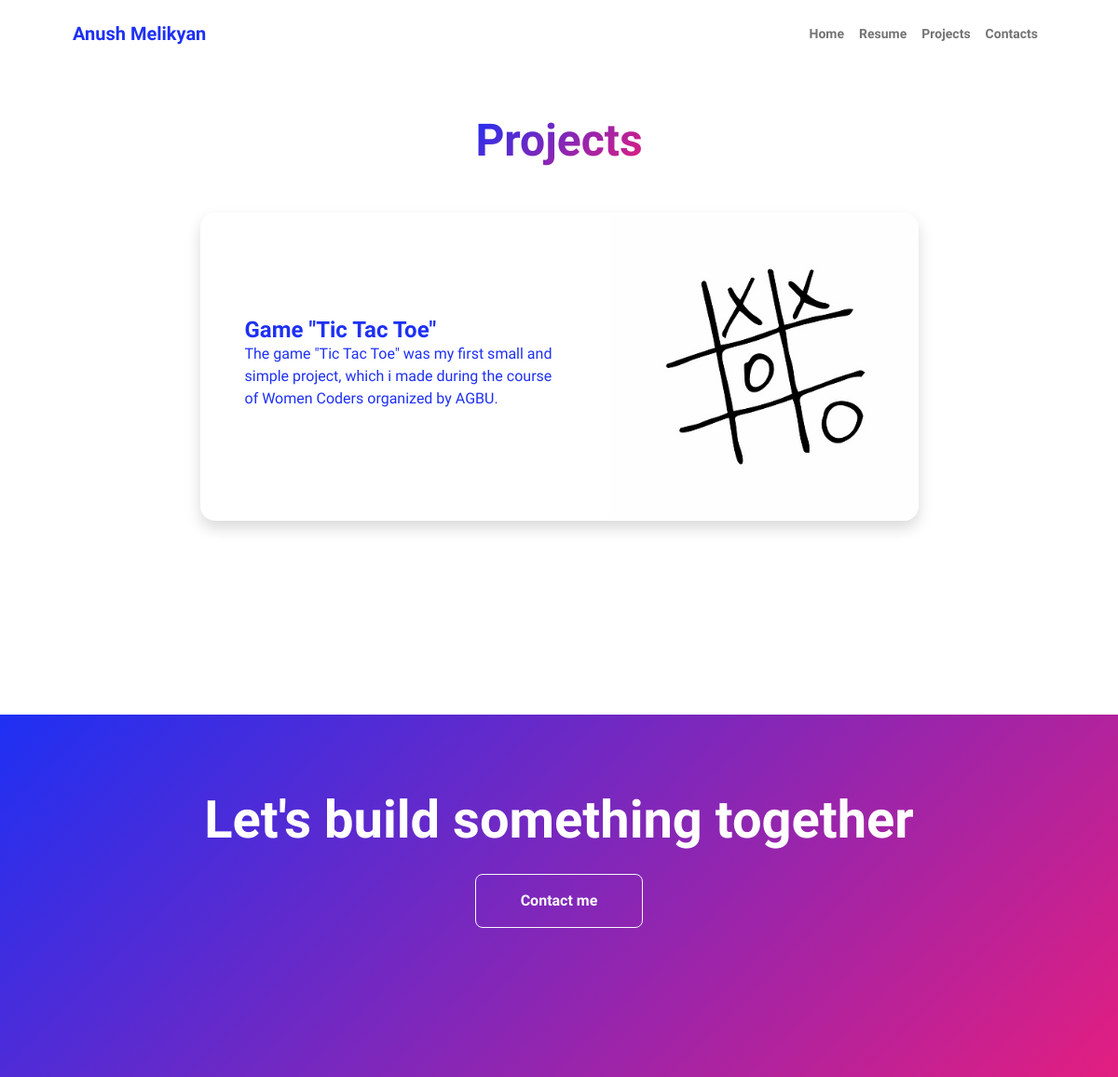
The page /projects/ on the database as committed earlier.
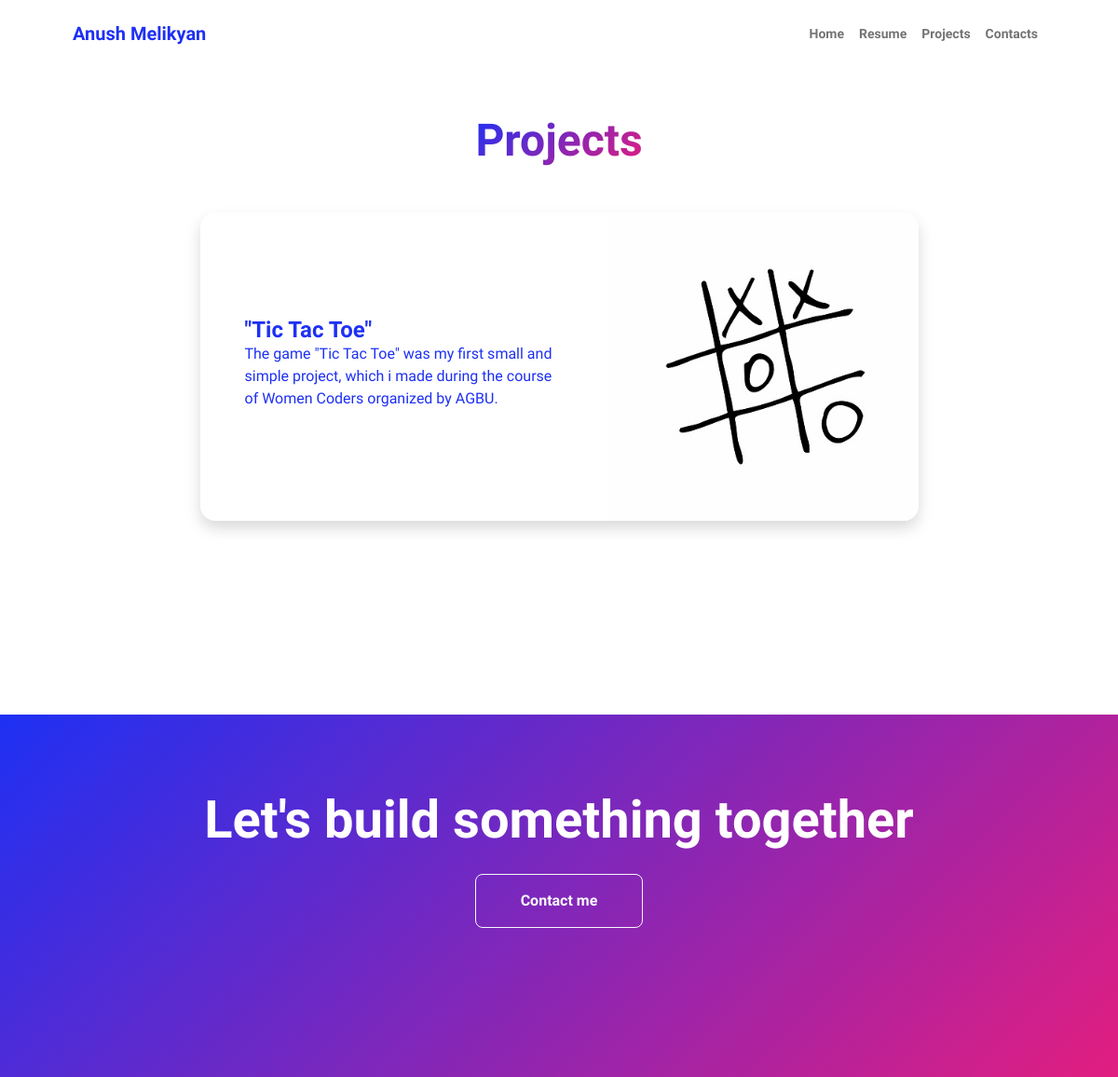
The same page on the database as committed later.
### resume/models.py (models this page shows)
class PersonalData(models.Model):
    user = models.ForeignKey(user, on_delete=models.CASCADE)
    address = models.CharField(max_length=100)
    phone_number = models.TextField(max_length=20)
    about_me = models.TextField(max_length=1000)
    profession = models.TextField(max_length=30)
    created_at = models.DateTimeField(auto_now_add=True)
    sphere = models.TextField(max_length=30)
    specialization = models.TextField(max_length=30)
    slogan = models.TextField(max_length=100)
    smth_to_say = models.TextField(max_length=200)

class Projects(models.Model):
    project_name = models.TextField(max_length=100)
    project_description = models.TextField(max_length=1000)
    project_image = models.ImageField(upload_to='media')
    project_link = models.TextField()

### resume/views.py (the view)
# urls.py: path('projects/', projects, name='projects'),
def projects(request):
    return render(request, "projects.html", context=data)

### resume/templates/projects.html
{% extends "base.html" %}
{% block bodycontent %}
{% load static %}
            <section class="py-5">
                <div class="container px-5 mb-5">
                    <div class="text-center mb-5">
                        <h1 class="display-5 fw-bolder mb-0"><span class="text-gradient d-inline">Projects</span></h1>
                    </div>
                    <div class="row gx-5 justify-content-center">
                        <div class="col-lg-11 col-xl-9 col-xxl-8">
                            {% for item in projects %}
                            <div class="card overflow-hidden shadow rounded-4 border-0 mb-5">
                                <a href={{ item.project_link }} target="blank">
                                <div class="card-body p-0">
                                    <div class="d-flex align-items-center">
                                        <div class="p-5">
                                            <h2 class="fw-bolder">{{item.project_name}}</h2>
                                            <p>{{item.project_description}}</p>
                                        </div>
                                        <img class="img-fluid" src="{{ item.project_image.url }}" alt="image" />
                                    </div>
                                </div>
                                </a>
                            </div>
                            {% endfor %}
                        </div>
                    </div>
                </div>
            </section>
            <section class="py-5 bg-gradient-primary-to-secondary text-white">
                <div class="container px-5 my-5">
                    <div class="text-center">
                        <h2 class="display-4 fw-bolder mb-4">Let's build something together</h2>
                        <a class="btn btn-outline-light btn-lg px-5 py-3 fs-6 fw-bolder" href="{% url 'get_in_touch' %}">Contact me</a>
                    </div>
                </div>
            </section>
{% endblock %}

### resume/templates/base.html (shortened to what this page needs)
{% load static %}
<!DOCTYPE html>
<html lang="en">
    <head>
        <link href="https://cdn.jsdelivr.net/npm/bootstrap-icons@1.8.1/font/bootstrap-icons.css" rel="stylesheet" />
        <link href="{% static 'css/styles.css' %}" rel="stylesheet" />
    </head>
    <body class="d-flex flex-column h-100">
        <main class="flex-shrink-0">
            <nav class="navbar navbar-expand-lg navbar-light bg-white py-3">
                <div class="container px-5">
                    <a class="navbar-brand" href="{% url 'home' %}"><span class="fw-bolder text-primary"> {{personal_data.user.first_name}} {{personal_data.user.last_name}} </span></a>
                    <div class="collapse navbar-collapse" id="navbarSupportedContent">
                        <ul class="navbar-nav ms-auto mb-2 mb-lg-0 small fw-bolder">
                            <li class="nav-item"><a class="nav-link" href="{% url 'home' %}">Home</a></li>
                            <li class="nav-item"><a class="nav-link" href="{% url 'resume' %}">Resume</a></li>
                            <li class="nav-item"><a class="nav-link" href="{% url 'projects' %}">Projects</a></li>
                            <li class="nav-item"><a class="nav-link" href="{% url 'contact' %}">Contacts</a></li>
                        </ul>
                    </div>
                </div>
            </nav>
            {% block bodycontent %} {% endblock %}
        </main>
    </body>
</html>

Rows that differ between the two databases and show on the page:
changed Projects: project_name "Game \"Tic Tac Toe\"" → "\"Tic Tac Toe\""
